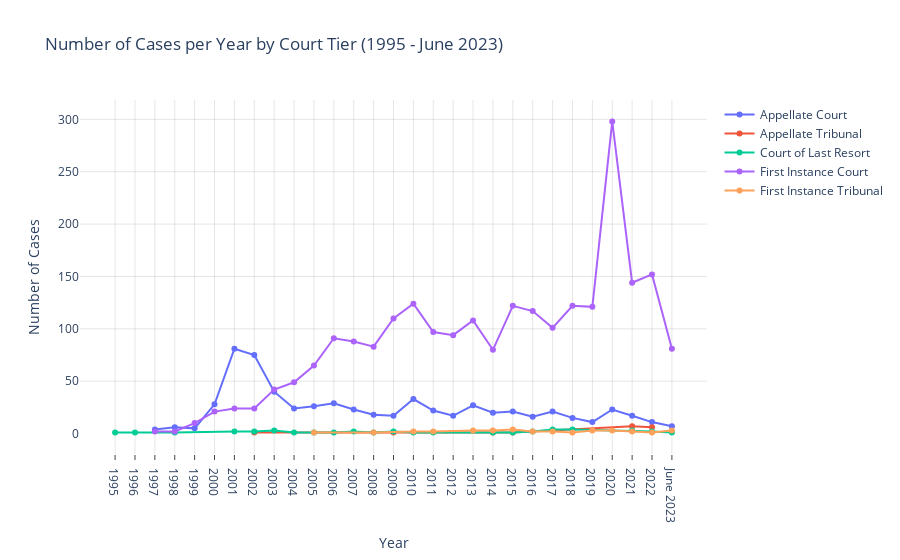

Notebook source saved alongside this figure:
### Code cell
grouped = df.groupby(['year', 'tier']).size().reset_index(name='case_count')
traces = []
tiers = sorted(grouped['tier'].unique())
for tier in tiers:
    filtered_data = grouped[grouped['tier'] == tier]
    trace = go.Scatter(
        x=filtered_data['year'],
        y=filtered_data['case_count'],
        mode='lines+markers',
        name=tier
    )
    traces.append(trace)
years = sorted(df['year'].unique())
tickvals = years  
ticktext = [str(year) for year in years]  

if 2023 in years:
    index_of_2023 = years.index(2023)
    ticktext[index_of_2023] = "June 2023"  

layout = go.Layout(
    title='Number of Cases per Year by Court Tier (1995 - June 2023)',
    xaxis=dict(
        title='Year',
        tickmode='array',
        tickvals=tickvals,  
        ticktext=ticktext,  
        ticks='outside',
        showgrid=True,  
        gridcolor='rgba(0, 0, 0, 0.1)'  
    ),
    yaxis=dict(
        title='Number of Cases',
        showgrid=True,  
        gridcolor='rgba(0, 0, 0, 0.1)'  
    ),
    hovermode='closest',
    plot_bgcolor='white',  
    paper_bgcolor='white'  
)

fig = go.Figure(data=traces, layout=layout)
iplot(fig)

### Figure 1 — Plotly figure (JSON) as saved in the notebook; plotly's stock layout.template omitted (floating-point values rounded to 4 significant figures)
{"data": [{"mode": "lines+markers", "name": "Appellate Court", "type": "scatter", "x": [1997, 1998, 1999, 2000, 2001, 2002, 2003, 2004, 2005, 2006, 2007, 2008, 2009, 2010, 2011, 2012, 2013, 2014, 2015, 2016, 2017, 2018, 2019, 2020, 2021, 2022, 2023], "y": [4, 6, 5, 28, 81, 75, 40, 24, 26, 29, 23, 18, 17, 33, 22, 17, 27, 20, 21, 16, 21, 15, 11, 23, 17, 11, 7]}, {"mode": "lines+markers", "name": "Appellate Tribunal", "type": "scatter", "x": [2002, 2009, 2014, 2015, 2021, 2022], "y": [1, 1, 1, 1, 7, 6]}, {"mode": "lines+markers", "name": "Court of Last Resort", "type": "scatter", "x": [1995, 1996, 1998, 2001, 2002, 2003, 2004, 2005, 2006, 2007, 2008, 2009, 2010, 2011, 2014, 2015, 2016, 2017, 2018, 2021, 2022, 2023], "y": [1, 1, 1, 2, 2, 3, 1, 1, 1, 2, 1, 2, 1, 1, 1, 1, 2, 4, 4, 3, 2, 1]}, {"mode": "lines+markers", "name": "First Instance Court", "type": "scatter", "x": [1997, 1998, 1999, 2000, 2001, 2002, 2003, 2004, 2005, 2006, 2007, 2008, 2009, 2010, 2011, 2012, 2013, 2014, 2015, 2016, 2017, 2018, 2019, 2020, 2021, 2022, 2023], "y": [2, 2, 10, 21, 24, 24, 42, 49, 65, 91, 88, 83, 110, 124, 97, 94, 108, 80, 122, 117, 101, 122, 121, 298, 144, 152, 81]}, {"mode": "lines+markers", "name": "First Instance Tribunal", "type": "scatter", "x": [2005, 2008, 2010, 2011, 2013, 2014, 2015, 2016, 2017, 2018, 2019, 2020, 2021, 2022, 2023], "y": [1, 1, 2, 2, 3, 3, 4, 2, 2, 1, 3, 3, 2, 1, 3]}], "layout": {"hovermode": "closest", "paper_bgcolor": "white", "plot_bgcolor": "white", "title": {"text": "Number of Cases per Year by Court Tier (1995 - June 2023)"}, "xaxis": {"gridcolor": "rgba(0, 0, 0, 0.1)", "showgrid": true, "tickmode": "array", "ticks": "outside", "ticktext": ["1995", "1996", "1997", "1998", "1999", "2000", "2001", "2002", "2003", "2004", "2005", "2006", "2007", "2008", "2009", "2010", "2011", "2012", "2013", "2014", "2015", "2016", "2017", "2018", "2019", "2020", "2021", "2022", "June 2023"], "tickvals": [1995, 1996, 1997, 1998, 1999, 2000, 2001, 2002, 2003, 2004, 2005, 2006, 2007, 2008, 2009, 2010, 2011, 2012, 2013, 2014, 2015, 2016, 2017, 2018, 2019, 2020, 2021, 2022, 2023], "title": {"text": "Year"}}, "yaxis": {"gridcolor": "rgba(0, 0, 0, 0.1)", "showgrid": true, "title": {"text": "Number of Cases"}}}}
